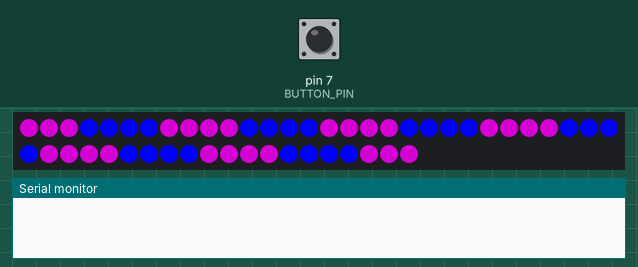
This sketch was run on a simulated Arduino Uno, built with avr-gcc and run on an emulated ATmega328P. Parts: 50 RGB LEDs in strip order, left to right, continuing on the next row, the last lines printed to the serial monitor. Inputs (shaded band) come from the test bench; at power-on: pin 7 (BUTTON_PIN) HIGH. Dim RGB values are drawn brighter than linear.

Above: at 1.29 s.
1.3 s: pin 7 (BUTTON_PIN) pulled LOW for 0.15 s
At 2.5 s:
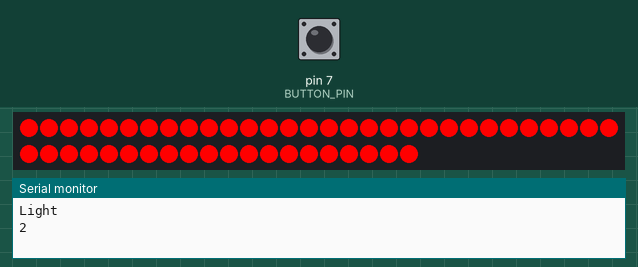
2.9 s: pin 7 (BUTTON_PIN) pulled LOW for 1 s
At 3.4 s:
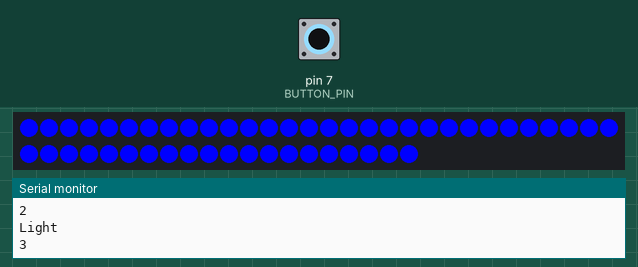
5.4 s: pin 7 (BUTTON_PIN) pulled LOW for 0.15 s
At 6.5 s:
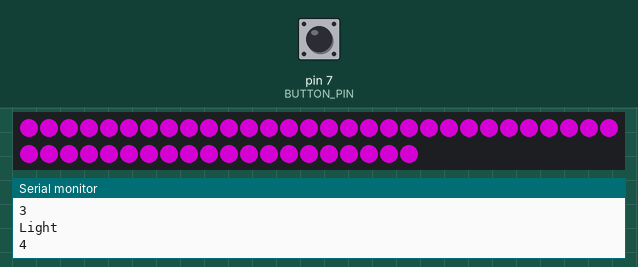
7.0 s: pin 7 (BUTTON_PIN) pulled LOW for 3.2 s
At 7.11 s:
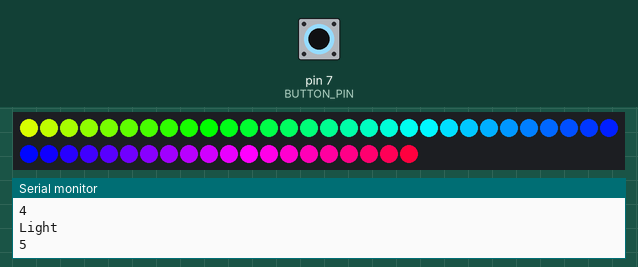
10.8 s: pin 7 (BUTTON_PIN) pulled LOW for 0.15 s
At 10.88 s:
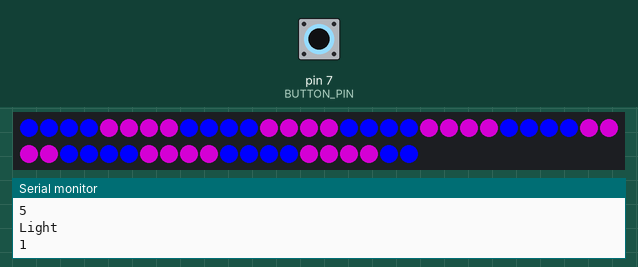
11.5 s: pin 7 (BUTTON_PIN) pulsed LOW 5 times (0.12 s each, 0.3 s apart)
At 12.65 s:
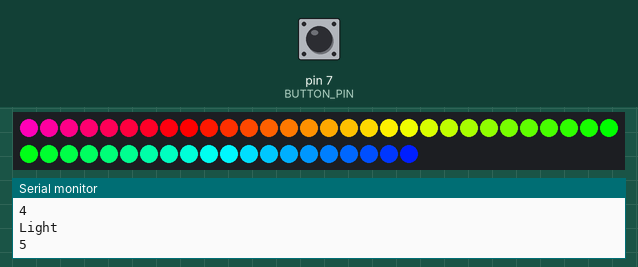

The sketch:

1038Numbers.ino
```cpp
#include <Adafruit_NeoPixel.h>
#include "WS2812_Definitions.h"
// Choose which pin the LED signal line is attached to
#define PIN 4
// Choose which pin the mode toggle button is attached to
#define BUTTON_PIN 7
// Count the number of total LEDs in the strand and put that number here
// Number 0 LED Count
#define LED_COUNT 50
// Number 1 LED Count
// #define LED_COUNT 16
// Number 3 LED Count
// #define LED_COUNT 43
// Number 8 LED Count
// #define LED_COUNT 54

Adafruit_NeoPixel leds = Adafruit_NeoPixel(LED_COUNT, PIN, NEO_GRB + NEO_KHZ800);
// Store the value of the button from the previous loop iteration
int oldButtonVal = 1;
// Defines the number of cases for light patterns
int nPatterns = 5;
// Defines the default pattern
int lightPattern = 1;
int i = 0;

void setup()
{
  // put your setup code here, to run once:
  leds.begin();
  pinMode(BUTTON_PIN, INPUT_PULLUP);
  Serial.begin (115200);
}

void loop()
{
  // Current value of the button
  int buttonVal;

  for (int waiting = 0; waiting < 100; waiting++)
  {
    buttonVal = digitalRead(BUTTON_PIN);
    if (buttonVal == LOW && oldButtonVal == HIGH)
    {
      lightPattern += 1;
      if (lightPattern > nPatterns)
      {
        lightPattern = 1;
      }
      Serial.println("Light");
      Serial.println(lightPattern, DEC);
    }

    oldButtonVal = buttonVal;
    delay(1);
  }
  switch (lightPattern)
  {
    case 1:
      // Insert colors based on the attached "WS2812_definitions.h"
      // Rotate takes 2 colors followed by segment length
      rotate(BLUE, PURPLE, 4);
      // This defines the direction of the rotation
      // Without this line it will not rotate
      i = i + 1;
      break;
    case 2:
      for (int a = 0; a < LED_COUNT; a++)
      {
        leds.setPixelColor(a, RED);
      }
      // If you do a solid color, you must call leds.show()
      leds.show();
      break;
    case 3:
      for (int a = 0; a < LED_COUNT; a++)
      {
        leds.setPixelColor(a, BLUE);
      }
      leds.show();
      break;
    case 4:
      for (int a = 0; a < LED_COUNT; a++)
      {
        leds.setPixelColor(a, PURPLE);
      }
      leds.show();
      break;
    case 5:
      rainbow(i);
      i = i + 1;
      break;
  }
}
// You should not need to modify any code below this line----------------
void rotate (unsigned long colora, unsigned long colorb, byte longshort)
{
  for (int j = i; j < LED_COUNT; j = j + longshort * 2)
  {
    for (int k = 0; k < longshort; k++)
    {
      leds.setPixelColor(j + k, colora);
    }
    for (int m = longshort; m < longshort * 2; m++)
    {
      leds.setPixelColor(j + m, colorb);
    }
  }
  for (int n = i; n > 0; n = n - longshort * 2)
  {
    for (int k = 0; k < longshort; k++)
    {
      leds.setPixelColor(n - k - 1, colorb);
    }
    for (int m = longshort; m < longshort * 2; m++)
    {
      leds.setPixelColor(n - m - 1, colora);
    }
  }
  leds.show();
}

void rainbow(byte startPosition)
{
  // Need to scale our rainbow. We want a variety of colors, even if there
  // are just 10 or so pixels.
  int rainbowScale = 192 / LED_COUNT;

  // Next we setup each pixel with the right color
  for (int i = 0; i < LED_COUNT; i++)
  {
    // There are 192 total colors we can get out of the rainbowOrder function.
    // It'll return a color between red->orange->green->...->violet for 0-191.
    leds.setPixelColor(i, rainbowOrder((rainbowScale * (i + startPosition)) % 192));
  }
  // Finally, actually turn the LEDs on:
  leds.show();
}

// Input a value 0 to 191 to get a color value.
// The colors are a transition red->yellow->green->aqua->blue->fuchsia->red...
//  Adapted from Wheel function in the Adafruit_NeoPixel library example sketch
uint32_t rainbowOrder(byte position)
{
  // 6 total zones of color change:
  if (position < 31)  // Red -> Yellow (Red = FF, blue = 0, green goes 00-FF)
  {
    return leds.Color(0xFF, position * 8, 0);
  }
  else if (position < 63)  // Yellow -> Green (Green = FF, blue = 0, red goes FF->00)
  {
    position -= 31;
    return leds.Color(0xFF - position * 8, 0xFF, 0);
  }
  else if (position < 95)  // Green->Aqua (Green = FF, red = 0, blue goes 00->FF)
  {
    position -= 63;
    return leds.Color(0, 0xFF, position * 8);
  }
  else if (position < 127)  // Aqua->Blue (Blue = FF, red = 0, green goes FF->00)
  {
    position -= 95;
    return leds.Color(0, 0xFF - position * 8, 0xFF);
  }
  else if (position < 159)  // Blue->Fuchsia (Blue = FF, green = 0, red goes 00->FF)
  {
    position -= 127;
    return leds.Color(position * 8, 0, 0xFF);
  }
  else  //160 <position< 191   Fuchsia->Red (Red = FF, green = 0, blue goes FF->00)
  {
    position -= 159;
    return leds.Color(0xFF, 0x00, 0xFF - position * 8);
  }
}
```

WS2812_Definitions.h
```cpp
/*
  Bunches of definitions for the WS2812 Breakout Board example code

*/

// These are for the cascade function
#define TOP_DOWN 0
#define DOWN_TOP 1

/* A world of colors to set your LED to
  Standard HTML Color Codes sorted by Hex Value
    to see the colors in action, check out:
   http://www.w3schools.com/html/html_colorvalues.asp */

#define BLACK			0x000000
#define NAVY			0x000080
#define DARKBLUE		0x00008B
#define MEDIUMBLUE		0x0000CD
#define BLUE			0x0000FF
#define DARKGREEN		0x006400
#define GREEN			0x008000
#define TEAL			0x008080
#define DARKCYAN		0x008B8B
#define DEEPSKYBLUE		0x00BFFF
#define DARKTURQUOISE		0x00CED1
#define MEDIUMSPRINGGREEN	0x00FA9A
#define LIME			0x00FF00
#define SPRINGGREEN		0x00FF7F
#define AQUA			0x00FFFF
#define CYAN			0x00FFFF
#define MIDNIGHTBLUE		0x191970
#define DODGERBLUE		0x1E90FF
#define LIGHTSEAGREEN		0x20B2AA
#define FORESTGREEN		0x228B22
#define SEAGREEN		0x2E8B57
#define DARKSLATEGRAY		0x2F4F4F
#define LIMEGREEN		0x32CD32
#define MEDIUMSEAGREEN		0x3CB371
#define TURQUOISE		0x40E0D0
#define ROYALBLUE		0x4169E1
#define STEELBLUE		0x4682B4
#define DARKSLATEBLUE		0x483D8B
#define MEDIUMTURQUOISE		0x48D1CC
#define INDIGO 			0x4B0082
#define DARKOLIVEGREEN		0x556B2F
#define CADETBLUE		0x5F9EA0
#define CORNFLOWERBLUE		0x6495ED
#define MEDIUMAQUAMARINE	0x66CDAA
#define DIMGRAY			0x696969
#define SLATEBLUE		0x6A5ACD
#define OLIVEDRAB		0x6B8E23
#define SLATEGRAY		0x708090
#define LIGHTSLATEGRAY		0x778899
#define MEDIUMSLATEBLUE		0x7B68EE
#define LAWNGREEN		0x7CFC00
#define CHARTREUSE		0x7FFF00
#define AQUAMARINE		0x7FFFD4
#define MAROON			0x800000
#define PURPLE			0x800080
#define OLIVE			0x808000
#define GRAY			0x808080
#define SKYBLUE			0x87CEEB
#define LIGHTSKYBLUE		0x87CEFA
#define BLUEVIOLET		0x8A2BE2
#define DARKRED			0x8B0000
#define DARKMAGENTA		0x8B008B
#define SADDLEBROWN		0x8B4513
#define DARKSEAGREEN		0x8FBC8F
#define LIGHTGREEN		0x90EE90
#define MEDIUMPURPLE		0x9370DB
#define DARKVIOLET		0x9400D3
#define PALEGREEN		0x98FB98
#define DARKORCHID		0x9932CC
#define YELLOWGREEN		0x9ACD32
#define SIENNA			0xA0522D
#define BROWN			0xA52A2A
#define DARKGRAY		0xA9A9A9
#define LIGHTBLUE		0xADD8E6
#define GREENYELLOW		0xADFF2F
#define PALETURQUOISE	        0xAFEEEE
#define LIGHTSTEELBLUE		0xB0C4DE
#define POWDERBLUE		0xB0E0E6
#define FIREBRICK		0xB22222
#define DARKGOLDENROD		0xB8860B
#define MEDIUMORCHID		0xBA55D3
#define ROSYBROWN		0xBC8F8F
#define DARKKHAKI		0xBDB76B
#define SILVER			0xC0C0C0
#define MEDIUMVIOLETRED	        0xC71585
#define INDIANRED 		0xCD5C5C
#define PERU			0xCD853F
#define CHOCOLATE		0xD2691E
#define TAN			0xD2B48C
#define LIGHTGRAY		0xD3D3D3
#define THISTLE			0xD8BFD8
#define ORCHID			0xDA70D6
#define GOLDENROD		0xDAA520
#define PALEVIOLETRED		0xDB7093
#define CRIMSON			0xDC143C
#define GAINSBORO		0xDCDCDC
#define PLUM			0xDDA0DD
#define BURLYWOOD		0xDEB887
#define LIGHTCYAN		0xE0FFFF
#define LAVENDER		0xE6E6FA
#define DARKSALMON		0xE9967A
#define VIOLET			0xEE82EE
#define PALEGOLDENROD		0xEEE8AA
#define LIGHTCORAL		0xF08080
#define KHAKI			0xF0E68C
#define ALICEBLUE		0xF0F8FF
#define HONEYDEW		0xF0FFF0
#define AZURE			0xF0FFFF
#define SANDYBROWN		0xF4A460
#define WHEAT			0xF5DEB3
#define BEIGE			0xF5F5DC
#define WHITESMOKE		0xF5F5F5
#define MINTCREAM		0xF5FFFA
#define GHOSTWHITE		0xF8F8FF
#define SALMON			0xFA8072
#define ANTIQUEWHITE		0xFAEBD7
#define LINEN			0xFAF0E6
#define LIGHTGOLDENRODYELLOW	0xFAFAD2
#define OLDLACE			0xFDF5E6
#define RED			0xFF0000
#define FUCHSIA			0xFF00FF
#define MAGENTA			0xFF00FF
#define DEEPPINK		0xFF1493
#define ORANGERED		0xFF4500
#define TOMATO			0xFF6347
#define HOTPINK			0xFF69B4
#define CORAL			0xFF7F50
#define DARKORANGE		0xFF8C00
#define LIGHTSALMON		0xFFA07A
#define ORANGE			0xFFA500
#define LIGHTPINK		0xFFB6C1
#define PINK			0xFFC0CB
#define GOLD			0xFFD700
#define PEACHPUFF		0xFFDAB9
#define NAVAJOWHITE		0xFFDEAD
#define MOCCASIN		0xFFE4B5
#define BISQUE			0xFFE4C4
#define MISTYROSE		0xFFE4E1
#define BLANCHEDALMOND		0xFFEBCD
#define PAPAYAWHIP		0xFFEFD5
#define LAVENDERBLUSH		0xFFF0F5
#define SEASHELL		0xFFF5EE
#define CORNSILK		0xFFF8DC
#define LEMONCHIFFON		0xFFFACD
#define FLORALWHITE		0xFFFAF0
#define SNOW			0xFFFAFA
#define YELLOW			0xFFFF00
#define LIGHTYELLOW		0xFFFFE0
#define IVORY			0xFFFFF0
#define WHITE			0xFFFFFF
```

Measured:
- after the input at 1.3 s, the LEDs: change after 0.05 s (image 1)
- after the input at 2.9 s, the LEDs: change at once (image 2)
- after the input at 5.4 s, the LEDs: change after 0.11 s (image 3)
- after the input at 7.0 s, the LEDs: change after 0.07 s (image 4)
- after the input at 10.8 s, the LEDs: change at once (image 5)
- after the input at 11.5 s, the LEDs: first change after 0.06 s (image 6 shows a later state)
